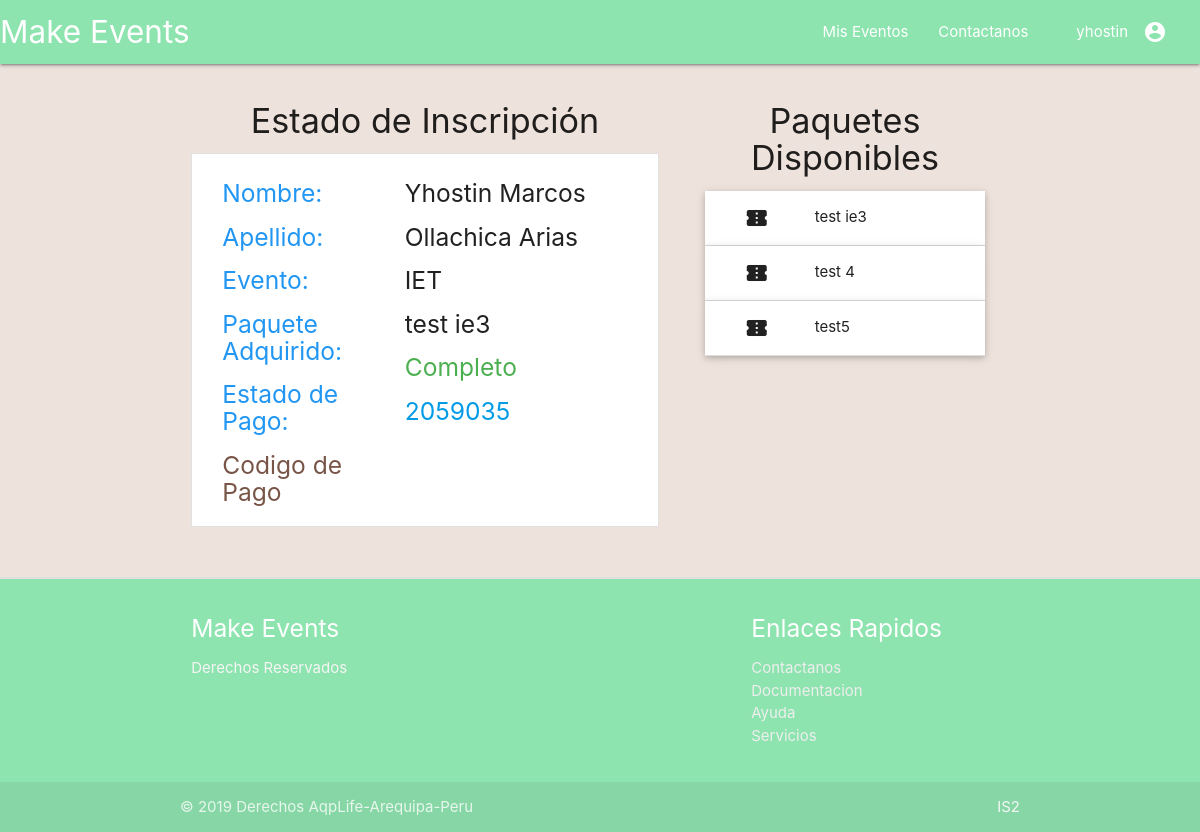
Before: /eventos/2/pre_inscribirse (signed in) with the older database file.
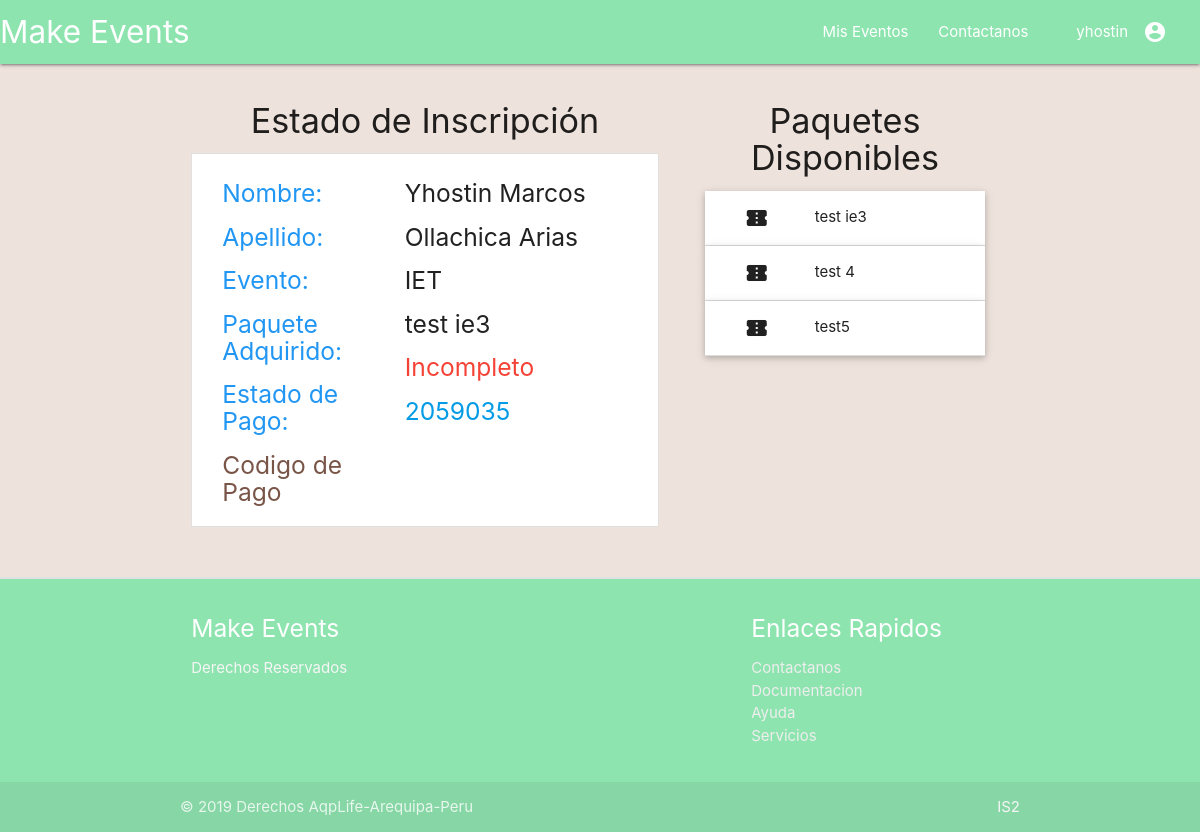
After: the same page with the newer database file.
### eventos/views_vista_usuario.py (the view, shortened to what this page needs)
# urls.py: path('<int:evento_id>/pre_inscribirse',views.Pre_InscribirseDetailView.as_view(),name='pre_inscribirse'),
class Pre_InscribirseDetailView(DetailView):
	template_name 		='eventos/pre_inscribirse.html'
	context				={
	}
	def get(self,request,*args,**kwargs):
		profile=Profile.objects.get(user=request.user.id)
		evento 						=	Evento.objects.get(pk=self.kwargs.get("evento_id"))
		try:
			inscrito				=	Inscrito.objects.get(evento=evento.id,profile=profile.id)
		except:
			inscrito 				= 	None
		form 						= 	PreInscribirseForm(instance_evento=evento,instace_profile=profile)
		self.context['form']		=	form
		self.context['evento']		=	evento
		self.context['inscrito']	=	inscrito
		return render(request,self.template_name,self.context)

### eventos/templates/eventos/pre_inscribirse.html (shortened to what this page needs)
{%extends 'eventos/index.html'%}
{%block section_1%}
	<div class="section container row">
		{%if inscrito%}
		<div class="col s7">
			<h4 class="center-align">Estado de Inscripción</h4>
			<div class="Inscripcion">
				<ul class="collection with-header">
				<li class="collection-item row">
					<div class="col s5 left-align blue-text">
						<h5>Nombre:</h5>
						<h5>Apellido:</h5>
						<h5>Evento:	</h5>
						<h5>Paquete Adquirido:</h5>
						<h5>Estado de Pago:</h5>
						<h5 class="brown-text">Codigo de Pago</h6>
					</div>
					<div class="col s7">
						<h5> {{inscrito.profile.user.first_name}}</h5>
						<h5> {{inscrito.profile.user.last_name}}</h5>
						<h5> {{inscrito.evento.nombre}}</h5>
						<h5> {{inscrito.paquete.nombre}}</h5>
						{%if inscrito.estado_inscripcion%}
						<h5 class="green-text"> Completo</h5>
						{%else%}
						<h5 class="red-text"> Incompleto</h5>
						{%endif%}
						<a class="tooltipped " data-position="left" data-tooltip="Codigo de Inscripcion">
						<h5>{{inscrito.codigo_inscripcion}}</h5>
						</a>
					</div>
				</li>
				</ul>
            </div>
		</div>
		{%endif%}
		<div class="col s5">
			<h4 class="center-align">Paquetes Disponibles</h4>
			<ul class="collapsible popout">
			{%for paquete in evento.paquete_set.all%}
				<li>
					<div class="collapsible-header">
						<i class="material-icons col s2">confirmation_number
					</i><span class="col s8">{{paquete.nombre}}</span>
					</div>
				</li>
			{%endfor%}
		</ul>
		</div>
	</div>
{%endblock%}

Changed rows visible on the page:
changed Inscrito "Yhostin Marcos": estado_inscripcion True → False (drawn)
Other visible differences:
text no longer shown: "Completo"
text now shown: "Incompleto"
